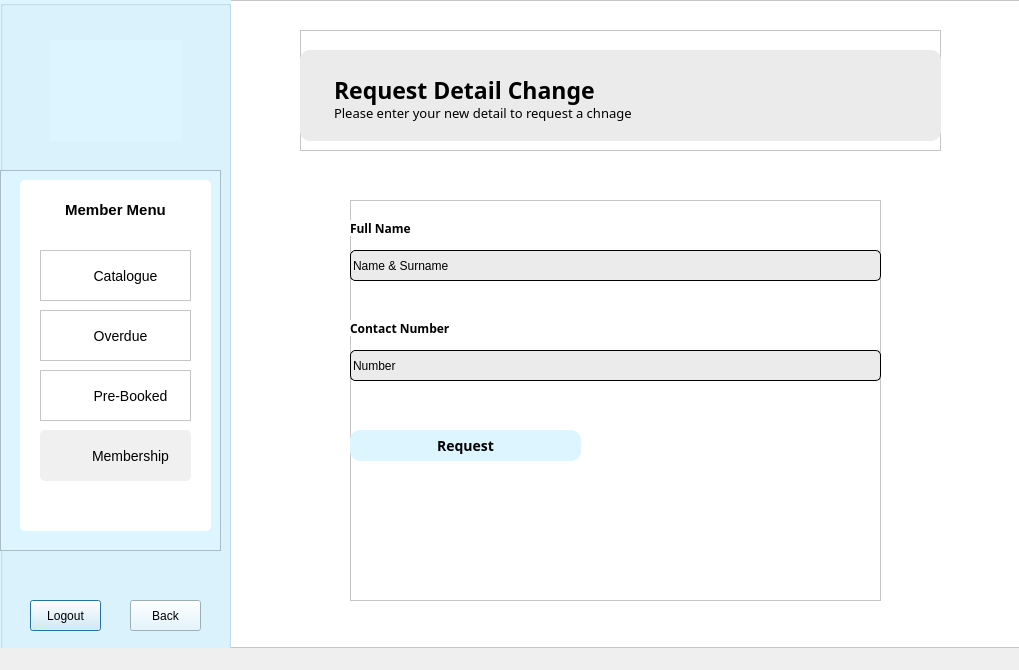
<?xml version="1.0" encoding="UTF-8"?>
<ui version="4.0">
 <class>MemberMembership</class>
 <widget class="QDialog" name="MemberMembership">
  <property name="geometry">
   <rect>
    <x>0</x>
    <y>0</y>
    <width>1019</width>
    <height>670</height>
   </rect>
  </property>
  <property name="windowTitle">
   <string>Dialog</string>
  </property>
  <widget class="QFrame" name="frame">
   <property name="geometry">
    <rect>
     <x>0</x>
     <y>0</y>
     <width>1021</width>
     <height>648</height>
    </rect>
   </property>
   <property name="styleSheet">
    <string notr="true">background: white;</string>
   </property>
   <property name="frameShape">
    <enum>QFrame::StyledPanel</enum>
   </property>
   <property name="frameShadow">
    <enum>QFrame::Raised</enum>
   </property>
   <widget class="QGroupBox" name="menuPanel">
    <property name="geometry">
     <rect>
      <x>0</x>
      <y>0</y>
      <width>231</width>
      <height>671</height>
     </rect>
    </property>
    <property name="styleSheet">
     <string notr="true">background: rgb(220, 245, 255);</string>
    </property>
    <property name="title">
     <string/>
    </property>
    <widget class="QLabel" name="logo">
     <property name="geometry">
      <rect>
       <x>50</x>
       <y>40</y>
       <width>131</width>
       <height>101</height>
      </rect>
     </property>
     <property name="text">
      <string/>
     </property>
     <property name="pixmap">
      <pixmap resource="Resources.qrc">:/images/logo.png</pixmap>
     </property>
     <property name="scaledContents">
      <bool>true</bool>
     </property>
    </widget>
    <widget class="QPushButton" name="pushButton_2">
     <property name="geometry">
      <rect>
       <x>30</x>
       <y>600</y>
       <width>71</width>
       <height>31</height>
      </rect>
     </property>
     <property name="styleSheet">
      <string notr="true">QPushButton:hover {
	color: rgb(106, 146, 255);
}</string>
     </property>
     <property name="text">
      <string>Logout</string>
     </property>
    </widget>
    <widget class="QPushButton" name="back">
     <property name="geometry">
      <rect>
       <x>130</x>
       <y>600</y>
       <width>71</width>
       <height>31</height>
      </rect>
     </property>
     <property name="styleSheet">
      <string notr="true">/*QPushButton {
background: white;
}*/

QPushButton:hover {
	color: rgb(106, 146, 255);
}</string>
     </property>
     <property name="text">
      <string>Back</string>
     </property>
     <property name="icon">
      <iconset theme="go-previous">
       <normaloff>../../../../../../LIS/LIS</normaloff>../../../../../../LIS/LIS</iconset>
     </property>
    </widget>
    <widget class="QFrame" name="menu">
     <property name="geometry">
      <rect>
       <x>0</x>
       <y>170</y>
       <width>221</width>
       <height>381</height>
      </rect>
     </property>
     <property name="frameShape">
      <enum>QFrame::StyledPanel</enum>
     </property>
     <property name="frameShadow">
      <enum>QFrame::Raised</enum>
     </property>
     <widget class="QListWidget" name="listWidget_2">
      <property name="geometry">
       <rect>
        <x>20</x>
        <y>10</y>
        <width>191</width>
        <height>351</height>
       </rect>
      </property>
      <property name="styleSheet">
       <string notr="true">background: white;
border-radius: 5px;</string>
      </property>
      <property name="frameShadow">
       <enum>QFrame::Raised</enum>
      </property>
     </widget>
     <widget class="QFrame" name="catalogue_1">
      <property name="geometry">
       <rect>
        <x>40</x>
        <y>80</y>
        <width>151</width>
        <height>51</height>
       </rect>
      </property>
      <property name="styleSheet">
       <string notr="true">background: white;</string>
      </property>
      <property name="frameShape">
       <enum>QFrame::StyledPanel</enum>
      </property>
      <property name="frameShadow">
       <enum>QFrame::Raised</enum>
      </property>
      <widget class="QLabel" name="label_5">
       <property name="geometry">
        <rect>
         <x>10</x>
         <y>10</y>
         <width>31</width>
         <height>31</height>
        </rect>
       </property>
       <property name="text">
        <string/>
       </property>
       <property name="pixmap">
        <pixmap resource="Resources.qrc">:/images/Icons/books.png</pixmap>
       </property>
       <property name="scaledContents">
        <bool>true</bool>
       </property>
      </widget>
      <widget class="QPushButton" name="catalogue">
       <property name="geometry">
        <rect>
         <x>50</x>
         <y>10</y>
         <width>71</width>
         <height>31</height>
        </rect>
       </property>
       <property name="styleSheet">
        <string notr="true">QPushButton {
background: transparent;
font-size: 14px;
border: none;
}

QPushButton:hover {
	color: rgb(124, 204, 241);
}</string>
       </property>
       <property name="text">
        <string>Catalogue</string>
       </property>
       <property name="autoDefault">
        <bool>false</bool>
       </property>
      </widget>
     </widget>
     <widget class="QFrame" name="manageBooks_1">
      <property name="geometry">
       <rect>
        <x>40</x>
        <y>140</y>
        <width>151</width>
        <height>51</height>
       </rect>
      </property>
      <property name="styleSheet">
       <string notr="true">background: white;</string>
      </property>
      <property name="frameShape">
       <enum>QFrame::StyledPanel</enum>
      </property>
      <property name="frameShadow">
       <enum>QFrame::Raised</enum>
      </property>
      <widget class="QLabel" name="label_6">
       <property name="geometry">
        <rect>
         <x>10</x>
         <y>10</y>
         <width>31</width>
         <height>31</height>
        </rect>
       </property>
       <property name="text">
        <string/>
       </property>
       <property name="pixmap">
        <pixmap resource="Resources.qrc">:/images/Icons/overdue.png</pixmap>
       </property>
       <property name="scaledContents">
        <bool>true</bool>
       </property>
      </widget>
      <widget class="QPushButton" name="manageBooks">
       <property name="geometry">
        <rect>
         <x>50</x>
         <y>10</y>
         <width>61</width>
         <height>31</height>
        </rect>
       </property>
       <property name="styleSheet">
        <string notr="true">QPushButton {
background: transparent;
font-size: 14px;
border: none;
}

QPushButton:hover {
	color: rgb(124, 204, 241);
}</string>
       </property>
       <property name="text">
        <string>Overdue</string>
       </property>
      </widget>
     </widget>
     <widget class="QFrame" name="status_1">
      <property name="geometry">
       <rect>
        <x>40</x>
        <y>200</y>
        <width>151</width>
        <height>51</height>
       </rect>
      </property>
      <property name="styleSheet">
       <string notr="true">background: white;</string>
      </property>
      <property name="frameShape">
       <enum>QFrame::StyledPanel</enum>
      </property>
      <property name="frameShadow">
       <enum>QFrame::Raised</enum>
      </property>
      <widget class="QLabel" name="label_7">
       <property name="geometry">
        <rect>
         <x>10</x>
         <y>10</y>
         <width>31</width>
         <height>31</height>
        </rect>
       </property>
       <property name="text">
        <string/>
       </property>
       <property name="pixmap">
        <pixmap resource="Resources.qrc">:/images/Icons/book.png</pixmap>
       </property>
       <property name="scaledContents">
        <bool>true</bool>
       </property>
      </widget>
      <widget class="QPushButton" name="status">
       <property name="geometry">
        <rect>
         <x>50</x>
         <y>10</y>
         <width>81</width>
         <height>31</height>
        </rect>
       </property>
       <property name="styleSheet">
        <string notr="true">QPushButton {
background: transparent;
font-size: 14px;
border: none;
}

QPushButton:hover {
	color: rgb(124, 204, 241);
}</string>
       </property>
       <property name="text">
        <string>Pre-Booked</string>
       </property>
      </widget>
     </widget>
     <widget class="QFrame" name="membership_1">
      <property name="geometry">
       <rect>
        <x>40</x>
        <y>260</y>
        <width>151</width>
        <height>51</height>
       </rect>
      </property>
      <property name="styleSheet">
       <string notr="true">background: rgb(240, 240, 240);
border-radius: 5px;</string>
      </property>
      <property name="frameShape">
       <enum>QFrame::StyledPanel</enum>
      </property>
      <property name="frameShadow">
       <enum>QFrame::Raised</enum>
      </property>
      <widget class="QLabel" name="label_8">
       <property name="geometry">
        <rect>
         <x>10</x>
         <y>10</y>
         <width>31</width>
         <height>31</height>
        </rect>
       </property>
       <property name="text">
        <string/>
       </property>
       <property name="pixmap">
        <pixmap resource="Resources.qrc">:/images/Icons/user.png</pixmap>
       </property>
       <property name="scaledContents">
        <bool>true</bool>
       </property>
      </widget>
      <widget class="QPushButton" name="membership">
       <property name="geometry">
        <rect>
         <x>50</x>
         <y>10</y>
         <width>81</width>
         <height>31</height>
        </rect>
       </property>
       <property name="styleSheet">
        <string notr="true">QPushButton {
background: transparent;
font-size: 14px;
border: none;
}

QPushButton:hover {
	color: rgb(124, 204, 241);
}</string>
       </property>
       <property name="text">
        <string>Membership</string>
       </property>
      </widget>
     </widget>
     <widget class="QLabel" name="label">
      <property name="geometry">
       <rect>
        <x>20</x>
        <y>30</y>
        <width>191</width>
        <height>20</height>
       </rect>
      </property>
      <property name="layoutDirection">
       <enum>Qt::LeftToRight</enum>
      </property>
      <property name="styleSheet">
       <string notr="true">font-weight: bold;
background: white;
font-size: 15px;
</string>
      </property>
      <property name="text">
       <string>Member Menu</string>
      </property>
      <property name="alignment">
       <set>Qt::AlignCenter</set>
      </property>
     </widget>
    </widget>
   </widget>
   <widget class="QFrame" name="heading_3">
    <property name="geometry">
     <rect>
      <x>300</x>
      <y>30</y>
      <width>641</width>
      <height>121</height>
     </rect>
    </property>
    <property name="frameShape">
     <enum>QFrame::StyledPanel</enum>
    </property>
    <property name="frameShadow">
     <enum>QFrame::Raised</enum>
    </property>
    <widget class="QPlainTextEdit" name="plainTextEdit_9">
     <property name="geometry">
      <rect>
       <x>0</x>
       <y>20</y>
       <width>641</width>
       <height>91</height>
      </rect>
     </property>
     <property name="styleSheet">
      <string notr="true">background: rgb(235, 235, 235);
border-radius: 10px;</string>
     </property>
     <property name="frameShadow">
      <enum>QFrame::Raised</enum>
     </property>
     <property name="plainText">
      <string/>
     </property>
    </widget>
    <widget class="QPlainTextEdit" name="plainTextEdit_10">
     <property name="geometry">
      <rect>
       <x>30</x>
       <y>40</y>
       <width>321</width>
       <height>41</height>
      </rect>
     </property>
     <property name="styleSheet">
      <string notr="true">font-family: Baloo 2;
font-weight: bold;
font-size: 23px;
background: transparent;</string>
     </property>
     <property name="frameShape">
      <enum>QFrame::NoFrame</enum>
     </property>
     <property name="plainText">
      <string>Request Detail Change</string>
     </property>
    </widget>
    <widget class="QPlainTextEdit" name="plainTextEdit_11">
     <property name="geometry">
      <rect>
       <x>30</x>
       <y>70</y>
       <width>411</width>
       <height>31</height>
      </rect>
     </property>
     <property name="styleSheet">
      <string notr="true">background: transparent;
font-family: Baloo 2;
font-size: 13px;</string>
     </property>
     <property name="frameShape">
      <enum>QFrame::NoFrame</enum>
     </property>
     <property name="plainText">
      <string>Please enter your new detail to request a chnage</string>
     </property>
    </widget>
   </widget>
   <widget class="QFrame" name="frame_9">
    <property name="geometry">
     <rect>
      <x>350</x>
      <y>200</y>
      <width>531</width>
      <height>401</height>
     </rect>
    </property>
    <property name="frameShape">
     <enum>QFrame::StyledPanel</enum>
    </property>
    <property name="frameShadow">
     <enum>QFrame::Raised</enum>
    </property>
    <widget class="QLineEdit" name="lineEdit_title">
     <property name="geometry">
      <rect>
       <x>0</x>
       <y>50</y>
       <width>531</width>
       <height>31</height>
      </rect>
     </property>
     <property name="styleSheet">
      <string notr="true">border: 0.5px solid black;
border-radius: 5px;
background: rgb(235, 235, 235);</string>
     </property>
     <property name="text">
      <string>Name &amp; Surname</string>
     </property>
     <property name="placeholderText">
      <string>Enter title</string>
     </property>
    </widget>
    <widget class="QLabel" name="label_2">
     <property name="geometry">
      <rect>
       <x>0</x>
       <y>20</y>
       <width>71</width>
       <height>16</height>
      </rect>
     </property>
     <property name="styleSheet">
      <string notr="true">font-family: Baloo 2;
font-weight: bold;</string>
     </property>
     <property name="text">
      <string>Full Name</string>
     </property>
    </widget>
    <widget class="QLabel" name="label_3">
     <property name="geometry">
      <rect>
       <x>0</x>
       <y>120</y>
       <width>121</width>
       <height>16</height>
      </rect>
     </property>
     <property name="styleSheet">
      <string notr="true">font-family: Baloo 2;
font-weight: bold;</string>
     </property>
     <property name="text">
      <string>Contact Number</string>
     </property>
    </widget>
    <widget class="QLineEdit" name="lineEdit_author">
     <property name="geometry">
      <rect>
       <x>0</x>
       <y>150</y>
       <width>531</width>
       <height>31</height>
      </rect>
     </property>
     <property name="styleSheet">
      <string notr="true">border: 0.5px solid black;
border-radius: 5px;
background: rgb(235, 235, 235);</string>
     </property>
     <property name="text">
      <string>Number</string>
     </property>
     <property name="placeholderText">
      <string>Enter author</string>
     </property>
    </widget>
    <widget class="QPushButton" name="request_button">
     <property name="geometry">
      <rect>
       <x>0</x>
       <y>230</y>
       <width>231</width>
       <height>31</height>
      </rect>
     </property>
     <property name="contextMenuPolicy">
      <enum>Qt::NoContextMenu</enum>
     </property>
     <property name="styleSheet">
      <string notr="true">QPushButton {
font-size: 14px;
border-radius: 10px;
background: rgb(220, 245, 255);
font-family: open sans;
color: black;
font-weight: bold;
}

QPushButton:hover {
	color: rgb(106, 146, 255);
}</string>
     </property>
     <property name="text">
      <string>Request</string>
     </property>
     <property name="autoDefault">
      <bool>false</bool>
     </property>
    </widget>
   </widget>
  </widget>
 </widget>
 <resources>
  <include location="Resources.qrc"/>
 </resources>
 <connections/>
</ui>
